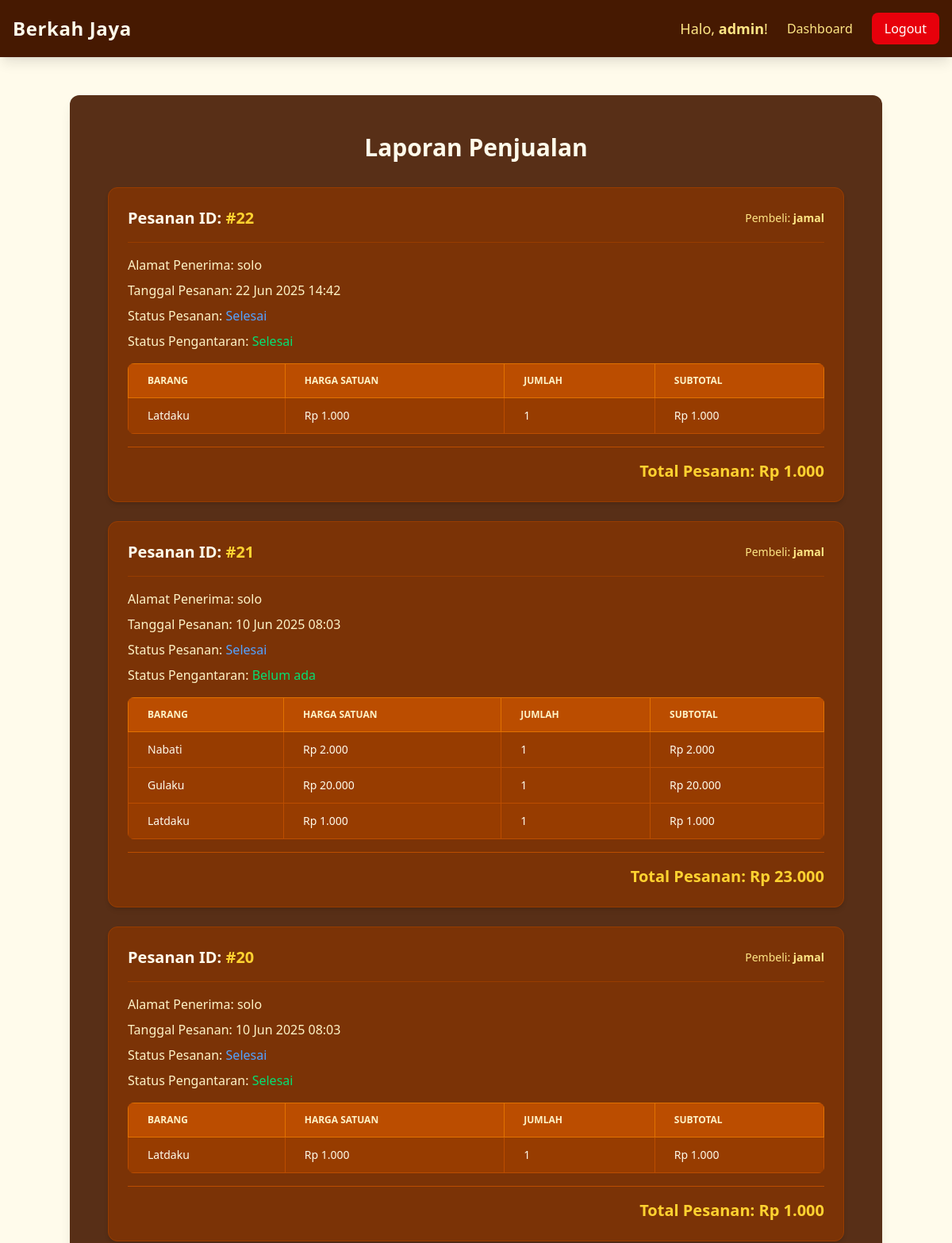
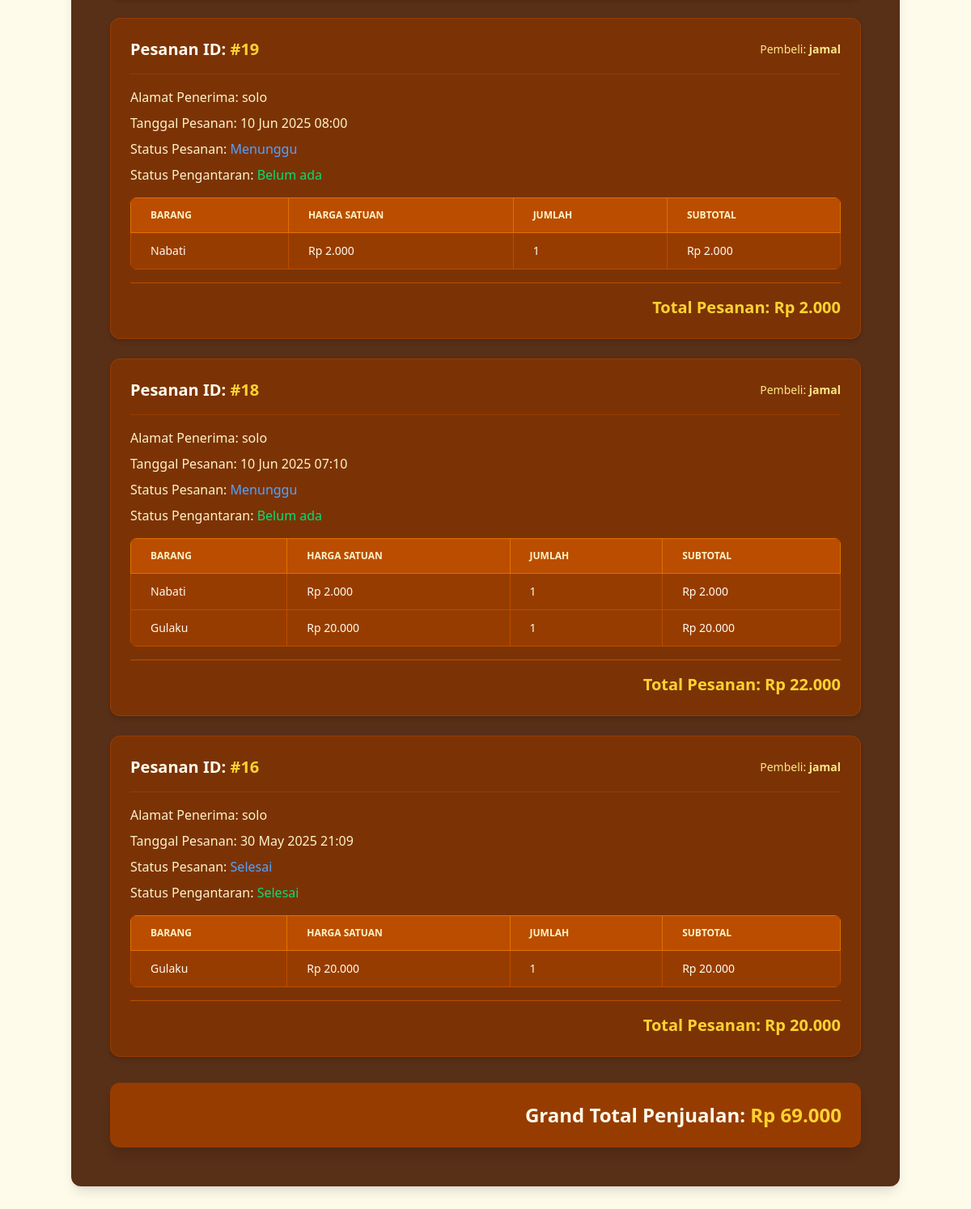
Screenshot of /admin/laporan.php (signed in) with the database file from the repository (2 pictures, top to bottom).
### tables this page shows
CREATE TABLE `pengantaran` (
  `id` int(11) NOT NULL,
  `pesanan_id` int(11) DEFAULT NULL,
  `pegawai_id` int(11) DEFAULT NULL,
  `status_pengantaran` enum('belum','dikirim','selesai') DEFAULT NULL
);

CREATE TABLE `pesanan` (
  `id` int(11) NOT NULL,
  `pembeli_id` int(11) DEFAULT NULL,
  `status` enum('menunggu','diproses','dikirim','selesai') DEFAULT NULL,
  `tanggal` datetime DEFAULT current_timestamp()
);

CREATE TABLE `users` (
  `id` int(11) NOT NULL,
  `username` varchar(50) DEFAULT NULL,
  `password` varchar(255) DEFAULT NULL,
  `role` enum('admin','pegawai','pembeli') DEFAULT NULL,
  `alamat` text DEFAULT NULL
);

CREATE TABLE `detail_pesanan` (
  `id` int(11) NOT NULL,
  `pesanan_id` int(11) DEFAULT NULL,
  `barang_id` int(11) DEFAULT NULL,
  `jumlah` int(11) DEFAULT NULL,
  `total` decimal(10,2) DEFAULT NULL
);

CREATE TABLE `barang` (
  `id` int(11) NOT NULL,
  `nama` varchar(100) DEFAULT NULL,
  `harga` decimal(10,2) DEFAULT NULL,
  `stok` int(11) DEFAULT NULL,
  `gambar` varchar(255) DEFAULT NULL
);

### admin/laporan.php (the view, shortened to what this page needs)
<?php
include '../config/koneksi.php';
$laporan_pesanan = mysqli_query($conn, "SELECT ps.id AS pesanan_id, ps.tanggal, u.username AS nama_pembeli, u.alamat, ps.status, p.status_pengantaran
                                       FROM pesanan ps
                                       JOIN users u ON ps.pembeli_id = u.id
                                       LEFT JOIN pengantaran p ON ps.id = p.pesanan_id
                                       ORDER BY ps.tanggal DESC");
$grand_total_penjualan = 0;
?>
<!DOCTYPE html>
<html>
<head>
    <script src="https://cdn.jsdelivr.net/npm/@tailwindcss/browser@4"></script>
    <link href="https://cdnjs.cloudflare.com/ajax/libs/font-awesome/6.0.0-beta3/css/all.min.css" rel="stylesheet">
</head>
<body class="bg-amber-50 font-sans antialiased">
    <nav class="bg-amber-950 shadow-lg p-4 flex justify-between items-center fixed w-full z-20 top-0">
        <h1 class="text-2xl text-amber-50 font-extrabold tracking-wide"><a href="../index.php">Berkah Jaya</a></h1>
        <div class="flex items-center space-x-6">
            <span class="text-amber-200 text-lg">Halo, <span class="font-semibold"><?= $_SESSION['user']['username'] ?></span>!</span>
            <a href="dashboard.php" class="text-amber-200 hover:text-amber-50 transition duration-300 ease-in-out">Dashboard</a>
            <a href="../auth/logout.php" class="bg-red-600 text-white px-4 py-2 rounded-lg hover:bg-red-700 transition duration-300 ease-in-out">Logout</a>
        </div>
    </nav>
    <div class="min-h-screen pt-20 pb-10">
        <div class="bg-amber-950/90 p-6 md:p-12 rounded-xl shadow-lg w-full max-w-5xl mx-auto mt-10 text-amber-50">
            <h2 class="text-3xl font-extrabold text-center mb-8">Laporan Penjualan</h2>
            <?php if (mysqli_num_rows($laporan_pesanan) == 0) { ?>
                <div class="bg-amber-900 p-6 rounded-lg text-center text-amber-200">
                    <i class="fas fa-file-invoice text-5xl mb-4 text-amber-400"></i>
                    <p class="text-lg">Belum ada data penjualan yang tercatat.</p>
                </div>
            <?php } else { ?>
                <?php while ($lp = mysqli_fetch_assoc($laporan_pesanan)) {
                    $pesanan_id = $lp['pesanan_id'];
                    $detail_barang_laporan = mysqli_query($conn, "SELECT dp.jumlah, dp.total AS subtotal_item, b.nama, b.harga
                                                                 FROM detail_pesanan dp
                                                                 JOIN barang b ON dp.barang_id = b.id
                                                                 WHERE dp.pesanan_id = $pesanan_id");
                    $total_pesanan_ini = 0;
                ?>
                    <div class="bg-amber-900 rounded-xl shadow-md p-6 mb-6 border border-amber-800">
                        <div class="flex flex-col md:flex-row justify-between items-start md:items-center mb-4 pb-4 border-b border-amber-800">
                            <h3 class="text-xl font-bold text-amber-50 mb-2 md:mb-0">Pesanan ID: <span class="font-extrabold text-amber-300">#<?= $lp['pesanan_id'] ?></span></h3>
                            <span class="text-amber-200 text-sm">Pembeli: <span class="font-semibold"><?= $lp['nama_pembeli'] ?></span></span>
                        </div>
                        <div class="mb-4 space-y-2 text-amber-100">
                            <p>Alamat Penerima: <span class="font-medium"><?= htmlspecialchars($lp['alamat']) ?></span></p>
                            <p>Tanggal Pesanan: <span class="font-medium"><?= date('d M Y H:i', strtotime($lp['tanggal'])) ?></span></p>
                            <p>Status Pesanan: <span class="font-medium text-blue-400"><?= ucfirst($lp['status']) ?></span></p>
                            <p>Status Pengantaran: <span class="font-medium text-green-400"><?= ucfirst($lp['status_pengantaran'] ?? 'Belum ada') ?></span></p>
                        </div>
                        <div class="overflow-x-auto rounded-lg shadow-inner mb-4">
                            <table class="min-w-full text-sm bg-amber-800">
                                <thead class="bg-amber-700 text-amber-100 uppercase text-xs leading-normal">
                                    <tr>
                                        <th class="py-3 px-6 text-left border border-amber-600">Barang</th>
                                        <th class="py-3 px-6 text-left border border-amber-600">Harga Satuan</th>
                                        <th class="py-3 px-6 text-left border border-amber-600">Jumlah</th>
                                        <th class="py-3 px-6 text-left border border-amber-600">Subtotal</th>
                                    </tr>
                                </thead>
                                <tbody class="text-amber-50">
                                    <?php while ($dbp = mysqli_fetch_assoc($detail_barang_laporan)) {
                                        $total_pesanan_ini += $dbp['subtotal_item'];
                                    ?>
                                        <tr class="border-b border-amber-700">
                                            <td class="py-3 px-6 border border-amber-700"><?= $dbp['nama'] ?></td>
                                            <td class="py-3 px-6 border border-amber-700">Rp <?= number_format($dbp['harga'], 0, ',', '.') ?></td>
                                            <td class="py-3 px-6 border border-amber-700"><?= $dbp['jumlah'] ?></td>
                                            <td class="py-3 px-6 border border-amber-700">Rp <?= number_format($dbp['subtotal_item'], 0, ',', '.') ?></td>
                                        </tr>
                                    <?php } ?>
                                </tbody>
                            </table>
                        </div>
                        <div class="text-right font-bold text-xl text-amber-300 border-t border-amber-700 pt-4">
                            Total Pesanan: Rp <?= number_format($total_pesanan_ini, 0, ',', '.') ?>
                        </div>
                    </div>
                <?php
                    $grand_total_penjualan += $total_pesanan_ini;
                } ?>
                <div class="text-right mt-8 p-6 bg-amber-800 rounded-xl shadow-lg">
                    <h3 class="text-2xl font-extrabold text-amber-50">Grand Total Penjualan: <span class="text-amber-300">Rp <?= number_format($grand_total_penjualan, 0, ',', '.') ?></span></h3>
                </div>
            <?php } ?>
        </div>
    </div>
</body>
</html>

### rows the page displays
pengantaran: pesanan "22", users.username "jamal", users.alamat "solo", pesanan.tanggal "22 Jun 2025 14:42", pesanan.status "Selesai", status_pengantaran "Selesai", total_pesanan_ini "1.000"
detail_pesanan: barang.nama "Latdaku", barang.harga "1.000", jumlah "1", total "1.000"
pesanan: id "21", pembeli.username "jamal", pembeli.alamat "solo", tanggal "10 Jun 2025 08:03", status "Selesai", status_pengantaran "Belum ada", total_pesanan_ini "23.000"
detail_pesanan: barang.nama "Nabati", barang.harga "2.000", jumlah "1", total "2.000"
detail_pesanan: barang.nama "Gulaku", barang.harga "20.000", jumlah "1", total "20.000"
detail_pesanan: barang.nama "Latdaku", barang.harga "1.000", jumlah "1", total "1.000"
pengantaran: pesanan "20", users.username "jamal", users.alamat "solo", pesanan.tanggal "10 Jun 2025 08:03", pesanan.status "Selesai", status_pengantaran "Selesai", total_pesanan_ini "1.000"
detail_pesanan: barang.nama "Latdaku", barang.harga "1.000", jumlah "1", total "1.000"
pesanan: id "19", pembeli.username "jamal", pembeli.alamat "solo", tanggal "10 Jun 2025 08:00", status "Menunggu", status_pengantaran "Belum ada", total_pesanan_ini "2.000"
detail_pesanan: barang.nama "Nabati", barang.harga "2.000", jumlah "1", total "2.000"
pesanan: id "18", pembeli.username "jamal", pembeli.alamat "solo", tanggal "10 Jun 2025 07:10", status "Menunggu", status_pengantaran "Belum ada", total_pesanan_ini "22.000"
detail_pesanan: barang.nama "Nabati", barang.harga "2.000", jumlah "1", total "2.000"
detail_pesanan: barang.nama "Gulaku", barang.harga "20.000", jumlah "1", total "20.000"
pengantaran: pesanan "16", users.username "jamal", users.alamat "solo", pesanan.tanggal "30 May 2025 21:09", pesanan.status "Selesai", status_pengantaran "Selesai", total_pesanan_ini "20.000"
detail_pesanan: barang.nama "Gulaku", barang.harga "20.000", jumlah "1", total "20.000"

### other values shown
$_SESSION['user']['username'] "admin"
$grand_total_penjualan "69.000"
